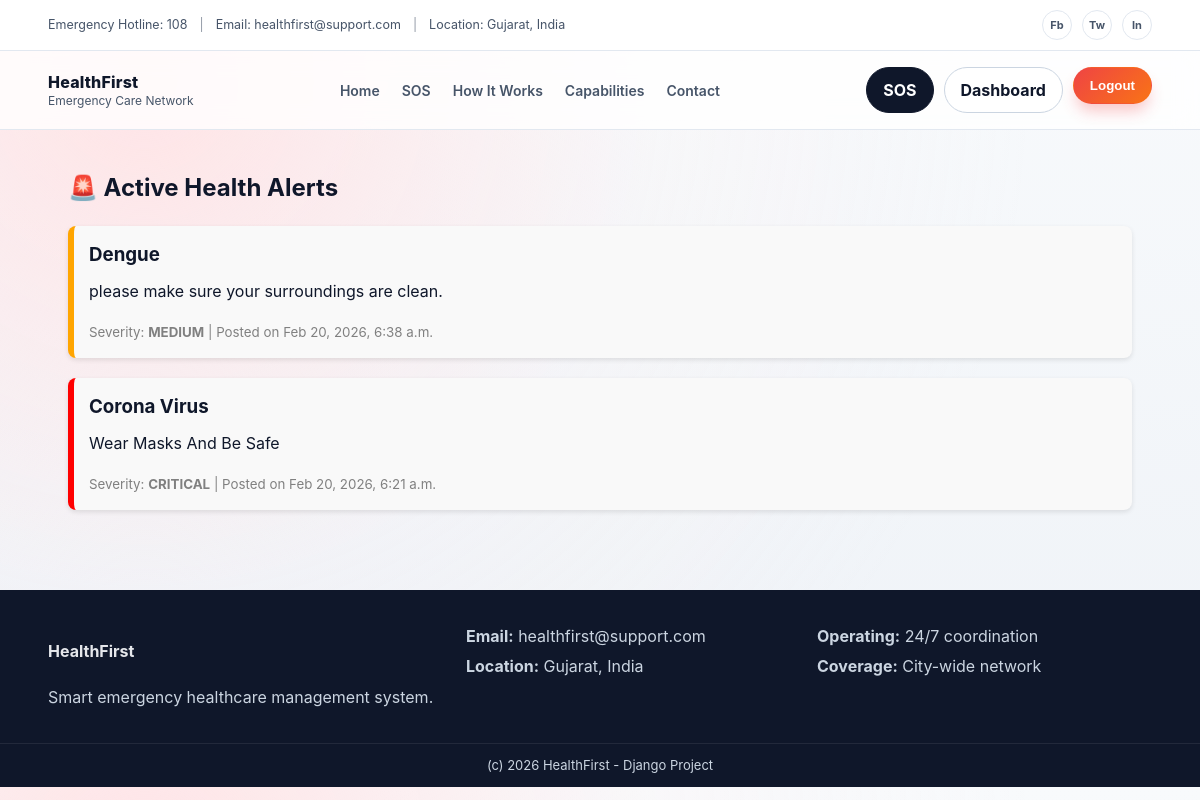
The page /alerts/citizen/ (signed in) on the database its author committed.
### alerts/models.py (models this page shows, shortened)
class Alert(models.Model):
    SEVERITY_CHOICES = (
        ("LOW", "Low"),
        ("MEDIUM", "Medium"),
        ("CRITICAL", "Critical"),
    )
    title = models.CharField(max_length=200)
    message = models.TextField()
    severity = models.CharField(max_length=10, choices=SEVERITY_CHOICES, default="LOW")
    created_by = models.ForeignKey(User, on_delete=models.CASCADE)
    created_at = models.DateTimeField(auto_now_add=True)
    is_active = models.BooleanField(default=True)

### alerts/views.py (the view)
# urls.py: path("citizen/", views.citizen_alerts, name="citizen_alerts"),
@login_required
def citizen_alerts(request):
    alerts = Alert.objects.all().order_by("-created_at")
    return render(request, "alerts/citizen_alerts.html", {"alerts": alerts})

### templates/alerts/citizen_alerts.html (shortened to what this page needs)
{% extends "base.html" %}
{% block content %}
<div class="container" style="padding: 20px;">
  <h2 style="margin-bottom: 20px;">🚨 Active Health Alerts</h2>
  {% for alert in alerts %}
    <div style="
      margin-bottom: 20px;
      padding: 15px;
      border-radius: 8px;
      border-left: 6px solid
        {% if alert.severity == 'CRITICAL' %}red
        {% elif alert.severity == 'MEDIUM' %}orange
        {% else %}green
        {% endif %};
      background-color: #f9f9f9;
      box-shadow: 0 2px 5px rgba(0,0,0,0.1);
    ">
      <h3 style="margin: 0;">{{ alert.title }}</h3>
      <p style="margin-top: 10px;">{{ alert.message }}</p>
      <small style="color: gray;">
        Severity: <strong>{{ alert.severity }}</strong> |
        Posted on {{ alert.created_at|date:"M d, Y, g:i a" }}
      </small>
    </div>
  {% empty %}
    <p>No active alerts available.</p>
  {% endfor %}
</div>
{% endblock %}

### static/css/main.css (style rules this page uses)
:root { --brand: #ef4444; --brand-dark: #c81e1e; --midnight: #0f172a; --slate: #475569; --bg: #f7fafc; --panel: #ffffff; --border: #e2e8f0; --shadow: 0 20px 25px -5px rgba(15, 23, 42, 0.1), 0 8px 10px -6px rgba(15, 23, 42, 0.05); --shadow-soft: 0 4px 6px -1px rgba(15, 23, 42, 0.06), 0 2px 4px -2px rgba(15, 23, 42, 0.04); }
* { box-sizing: border-box; -webkit-font-smoothing: antialiased; }
body { margin: 0; font-family: 'Inter', Manrope, "Segoe UI", Arial, sans-serif; color: var(--midnight); background: radial-gradient(circle at 12% 10%, #ffe4e6 0%, rgba(255, 228, 230, 0.1) 40%, transparent 70%), linear-gradient(180deg, #f8fafc 0%, #eef2f7 100%); line-height: 1.5; }
.container { width: min(1150px, 92%); margin: auto; }

### rows shown on the page
Alert: title "Dengue", message "please make sure your surroundings are clean.", severity "MEDIUM", created_at "Feb 20, 2026, 6:38 a.m."
Alert: title "Corona Virus", message "Wear Masks And Be Safe", severity "CRITICAL", created_at "Feb 20, 2026, 6:21 a.m."
